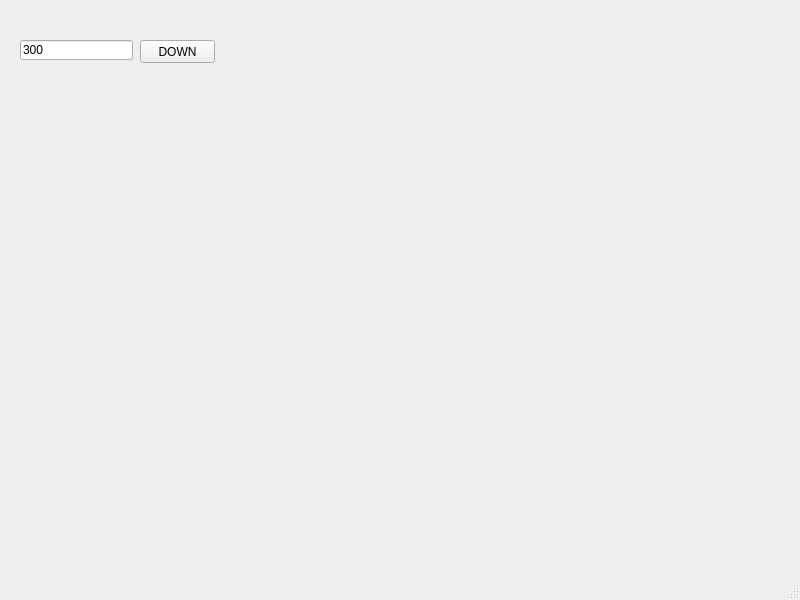
<?xml version="1.0" encoding="UTF-8"?>
<ui version="4.0">
 <class>MainWindow</class>
 <widget class="QMainWindow" name="MainWindow">
  <property name="geometry">
   <rect>
    <x>0</x>
    <y>0</y>
    <width>800</width>
    <height>600</height>
   </rect>
  </property>
  <property name="windowTitle">
   <string>MainWindow</string>
  </property>
  <widget class="QWidget" name="centralwidget">
   <widget class="QPushButton" name="pb">
    <property name="geometry">
     <rect>
      <x>140</x>
      <y>40</y>
      <width>75</width>
      <height>23</height>
     </rect>
    </property>
    <property name="text">
     <string>DOWN</string>
    </property>
   </widget>
   <widget class="QLineEdit" name="le">
    <property name="geometry">
     <rect>
      <x>20</x>
      <y>40</y>
      <width>113</width>
      <height>20</height>
     </rect>
    </property>
    <property name="text">
     <string>300</string>
    </property>
   </widget>
  </widget>
  <widget class="QMenuBar" name="menubar">
   <property name="geometry">
    <rect>
     <x>0</x>
     <y>0</y>
     <width>800</width>
     <height>21</height>
    </rect>
   </property>
  </widget>
  <widget class="QStatusBar" name="statusbar"/>
 </widget>
 <resources/>
 <connections/>
</ui>
